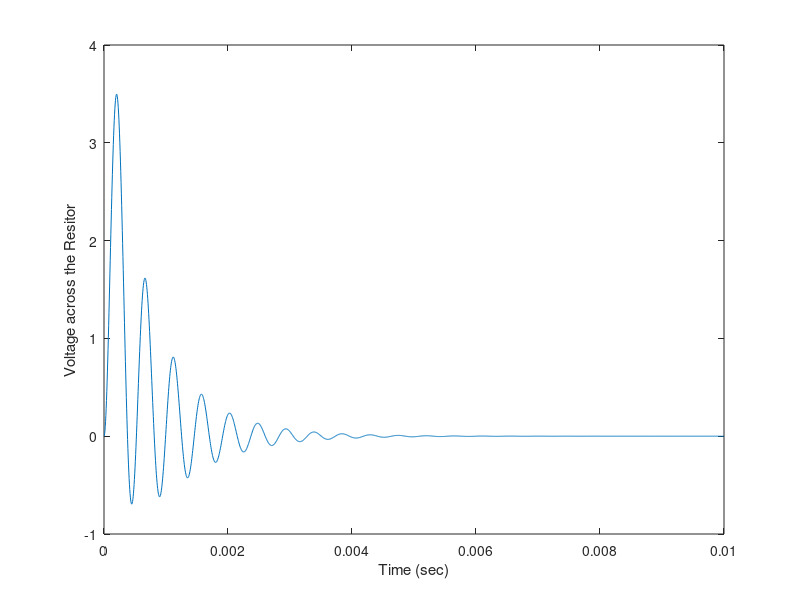

Reproduce this figure in MATLAB.
%e72 Homework 10 problem 1
clear
clc
L = 0.01;
C = 0.000001;
R = 50;
times = linspace(0,0.01,2000);
V = [];

A = [-R/L R/L          0;
    0     0            1/C;
    1/L   (-1/L)-(1/L) 0];

%calculate the matrix exponential of A
V = @(times) ((0.001)/L)*[1,0,0]*(expm(A*times)*[0;0;1]);

V_R = arrayfun(V, times);

figure(1)
clf
plot(times,V_R)
ylabel('Voltage across the Resitor')
xlabel('Time (sec)')